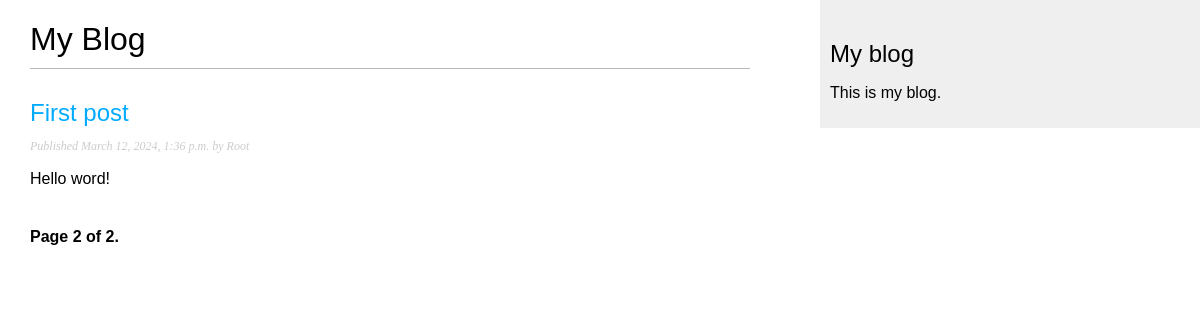
Screenshot of /blog/?page=2 with the database file from the repository.
### blog/models.py (models this page shows, shortened)
class Post(models.Model):
    class Status(models.TextChoices):
        DRAFT = 'DF', 'Draft'
        PUBLISHED = 'PB', 'Published'
    """Класс Status позволяет управлять статусом постов блога Draft
    (черновик) Published (опубликован)"""
    title = models.CharField(max_length=250)
    slug = models.SlugField(max_length=250,
                            unique_for_date='publish')
    author = models.ForeignKey(User,
                               on_delete=models.CASCADE,
                               related_name='blog_posts')
    body = models.TextField()
    """Дата, время публикации и обновления  поста"""
    publish = models.DateTimeField(default=timezone.now)
    created = models.DateTimeField(auto_now_add=True)
    updated = models.DateTimeField(auto_now=True)
    status = models.CharField(max_length=2,
                              choices=Status.choices,
                              default=Status.DRAFT)
    objects = models.Manager() # менеджер, применяемый по умолчанию
    published = PublishedManager() # конкретно-прикладной менеджер
    """Meta-класс определяет метаданные модели.
    Атрибут ordering, сообщающий Django, что он
    должен сортировать результаты по полю publishю
    indexes определяет индекс по полю publish"""
    class Meta:
        ordering = ['-publish']
        indexes = [
            models.Index(fields=['-publish']),
        ]

### blog/views.py (the view)
# urls.py: path('', views.PostListView.as_view(), name='post_list'),
class PostListView(ListView):
    queryset = Post.published.all()
    context_object_name = 'posts'
    paginate_by = 3
    template_name = 'blog/post/list.html'

### blog/templates/blog/post/list.html (shortened to what this page needs)
{% extends "blog/base.html" %}
{% block content %}
  <h1>My Blog</h1>
  {% for post in posts %}
    <h2>
      <a href="{{ post.slug }}">
        {{ post.title }}
      </a>
    </h2>
    <p class="date">
      Published {{ post.publish }} by {{ post.author }}
    </p>
    {{ post.body|truncatewords:30|linebreaks }}
  {% endfor %}
  {% include "pagination.html" with page=page_obj %}
{% endblock %}

### blog/static/css/blog.css (style rules this page uses)
body { margin:0; padding:0; font-family:helvetica, sans-serif; }
a { color:#00abff; text-decoration:none; }
h1 { font-weight:normal; border-bottom:1px solid #bbb; padding:0 0 10px 0; }
h2 { font-weight:normal; margin:30px 0 0; }
p.date { color:#ccc; font-family: georgia, serif; font-size: 12px; font-style: italic; }

### rows the page displays
Post: title "First post", publish "March 12, 2024, 1:36 p.m.", author "Root", body "Hello word!"

### other values shown
{{ page.number }} "2"
{{ page.paginator.num_pages }} "2"
